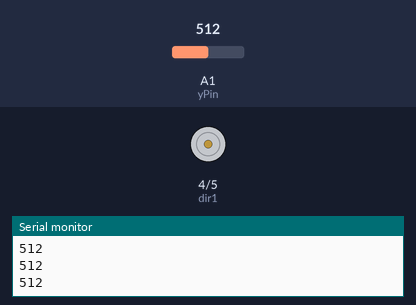
The sketch below on a simulated Arduino Uno, built with avr-gcc and run on an emulated ATmega328P. On the bench: motor-driver pin pairs drawn as motors (green arrow = first pin HIGH = forward, orange = second pin HIGH = backward, longer = more drive, scaled by the enable pin), the last lines printed to the serial monitor. Inputs (shaded band) come from the test bench; at power-on: A1 (yPin) = 512.

Above: at 1.2 s.
1.3 s: A1 (yPin) set to 490
At 2.7 s:
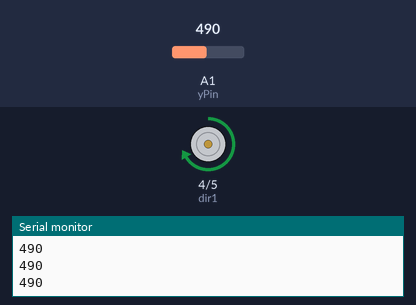
3.2 s: A1 (yPin) set to 550
At 4.7 s:
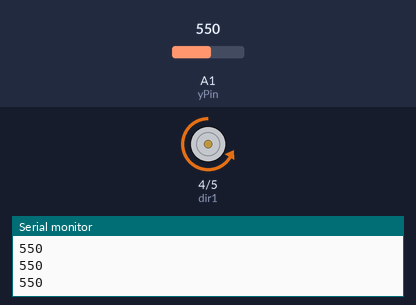
Timing chart, 0 to 6.2 s (numbered marks = the images above; inputs shaded):
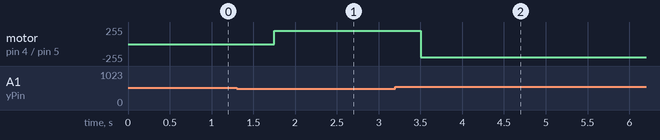

The sketch:

Joystick_DC_Motor.ino
```cpp
int yPin = A1;
int yVal;
int speedPin = 3;
int motorSpeed;
int dir1 = 4;
int dir2 = 5;

void setup()
{
  pinMode(speedPin, OUTPUT);
  pinMode(dir1, OUTPUT);
  pinMode(dir2, OUTPUT);
  pinMode(yPin, INPUT);
  Serial.begin(9600);
}

void loop()
{
  yVal = analogRead(yPin);
  Serial.println(yVal);
  delay(250);

  if(yVal > 500 && yVal < 540)
  {
    analogWrite(speedPin, 0);
    digitalWrite(dir1, LOW);
    digitalWrite(dir2, LOW);
  }

  else if(yVal < 500)
  {
    motorSpeed = (-55./500.)*yVal + 255;
    analogWrite(speedPin, motorSpeed);
    digitalWrite(dir1, HIGH);
    digitalWrite(dir2, LOW);
  }

  else
  {
    motorSpeed = (55./483.)*yVal - (55./483.)*540 + 200;
    analogWrite(speedPin, motorSpeed);
    digitalWrite(dir1, LOW);
    digitalWrite(dir2, HIGH);
  }
}
```

Measured:
- after the input at 1.3 s, motor on pin 4 (dir1) / pin 5 (dir2): stopped → forward 201/255 after 0.45 s
- after the input at 3.2 s, motor on pin 4 (dir1) / pin 5 (dir2): forward 201/255 → backward 201/255 after 0.30 s
